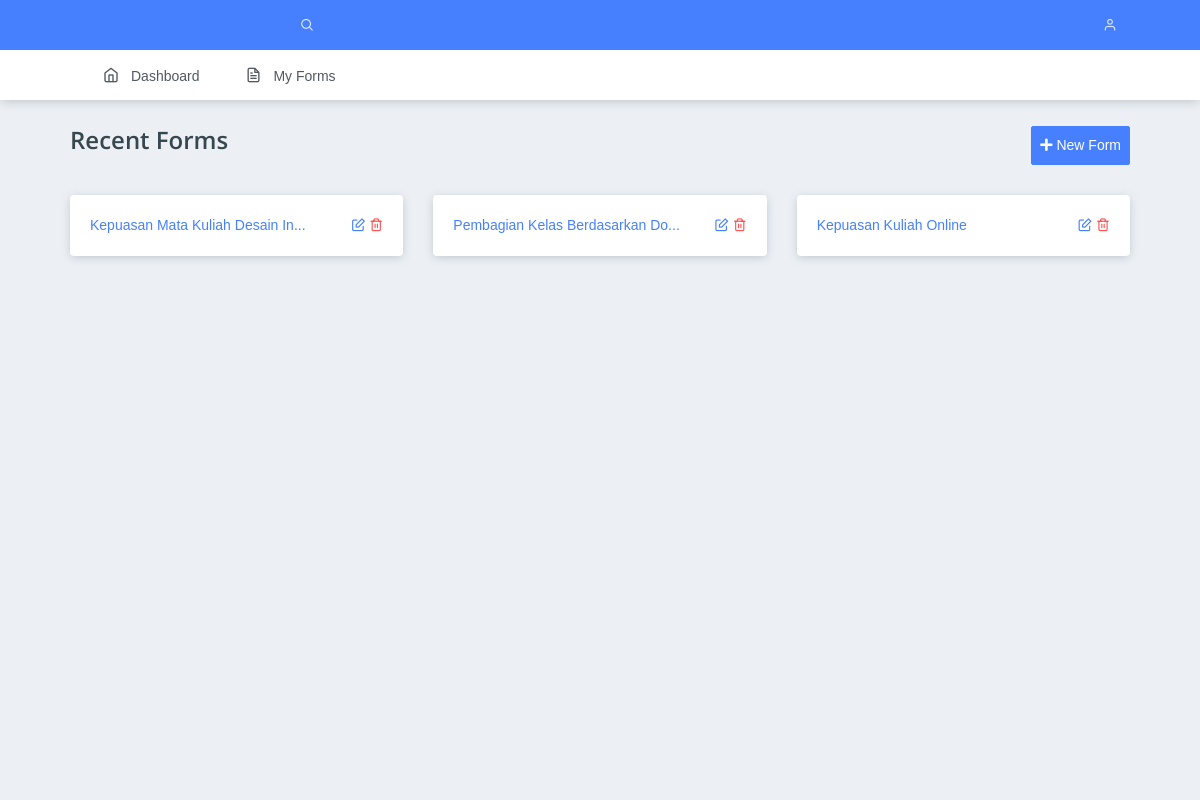
The page /layouts/master.php (signed in) on the database its author committed.
### tables this page shows
CREATE TABLE `forms` (
  `form_id` int(11) NOT NULL,
  `user_id` int(11) NOT NULL,
  `form_name` varchar(100) NOT NULL,
  `form_desc` text DEFAULT NULL,
  `form_url` varchar(100) DEFAULT NULL
);

### content/dashboard.php (the view, shortened to what this page needs)
<div class="pcoded-main-container">
    <div class="pcoded-wrapper container">
        <div class="pcoded-content">
            <div class="pcoded-inner-content">
                <div class="main-body">
                    <div class="page-wrapper">
                        <div class="page-header">
                            <div class="page-block">
                                <div class="row align-items-center">
                                    <div class="col-md-12">
                                        <div class="page-header-title d-flex justify-content-between">
                                            <h4 class="m-b-10">Recent Forms</h4>
                                            <button class="btn btn-primary btn-sm" data-toggle="modal" data-target="#newForm"><i class="fa fa-plus"></i> New Form</button>
                                        </div>
                                    </div>
                                </div>
                            </div>
                        </div>
                        <div class="row">
                            <?php
                            $query = mysqli_query($connect, "SELECT * FROM forms WHERE user_id='$user_id' ORDER BY form_id DESC LIMIT 3");
                            while ($data = mysqli_fetch_array($query)) {
                            ?>
                                <div class="col-md-6 col-lg-4">
                                    <a href="?p=form&id=<?php echo $data['form_id']; ?>">
                                        <div class="card">
                                            <div class="card-body d-flex justify-content-between">
                                                <?php
                                                if (strlen($data['form_name']) > 30) {
                                                    $data['form_name'] = substr($data['form_name'], 0, 30) . '...';
                                                }
                                                echo $data['form_name']; ?>
                                                <div>
                                                    <a href="#" title="Edit" class="pull-right"><i class="feather icon-edit"></i></a>
                                                    <a href="../process/delete.php?table=forms&form_id=<?php echo $id; ?>&url=dashboard" title="Delete" class="pull-right"><i class="feather icon-trash-2 text-danger"></i></a>
                                                </div>
                                            </div>
                                        </div>
                                    </a>
                                </div>
                            <?php
                            }
                            ?>
                        </div>
                    </div>
                </div>
            </div>
        </div>
    </div>
</div>

### rows shown on the page
forms: form_name "Kepuasan Mata Kuliah Desain In..."
forms: form_name "Pembagian Kelas Berdasarkan Do..."
forms: form_name "Kepuasan Kuliah Online"
